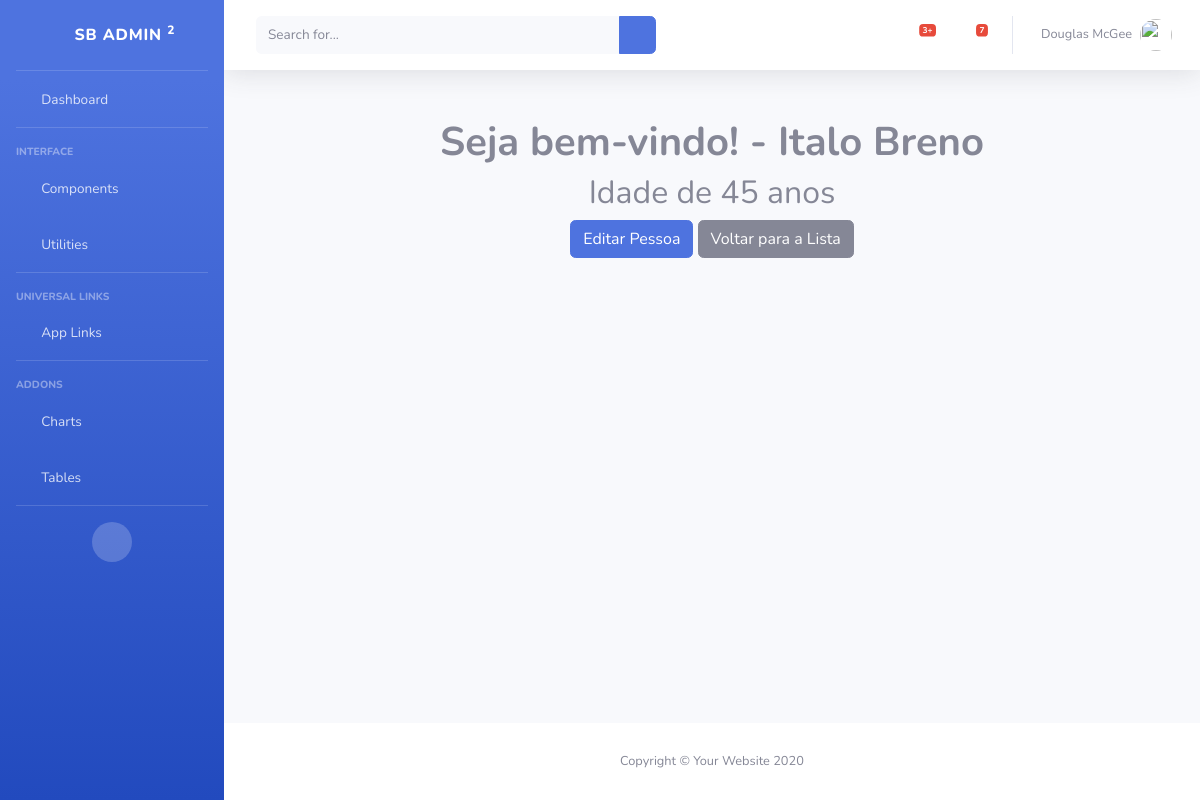
Page /pessoa/1/ (signed in) on the earlier database version.
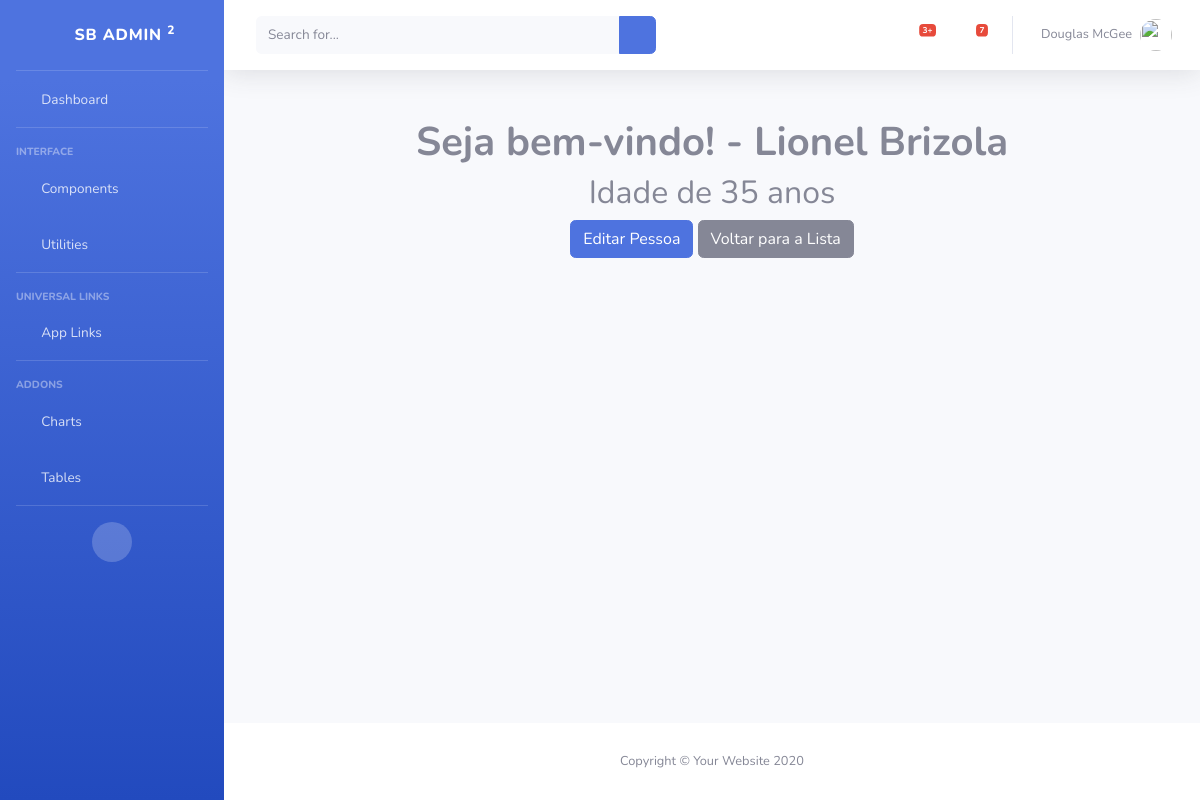
Same page on the later database version.
### pessoa/models.py (models this page shows, shortened)
class Pessoa(models.Model):
    nome = models.CharField(max_length=100)
    idade = models.IntegerField()
    cidade = models.CharField(max_length=100)
    estado = models.CharField(max_length=2)
    data = models.DateTimeField(auto_now_add=True)
    setor = models.ForeignKey(Setor, on_delete=models.CASCADE)

### pessoa/views.py (the view)
# urls.py: path('<int:id_pessoa>/', views.detalhe, name='detalhe'),
@login_required
def detalhe(request, id_pessoa):
    pessoa = get_object_or_404(Pessoa, id=id_pessoa)
    detalhe = {'pessoa': pessoa}
    return render(request, 'pessoa/detalhando.html', detalhe)

### template/pessoa/detalhando.html
{% extends '_base.html' %}
{% block content %}
<main class="text-center">
  <h1 class="mt-5"><strong>Seja bem-vindo! - {{ pessoa.nome }}</strong></h1>
  <h2>Idade de {{ pessoa.idade }} anos</h2>
  {% if perms.pessoa.change_pessoa %}
    <td><a href="{% url 'pessoa:update' pessoa.id %}" class="btn btn-primary">Editar Pessoa</a></td>
  {% endif %}
  <td><a href="{% url 'pessoa:read' %}" class="btn btn-secondary">Voltar para a Lista</a></td>
</main>
{% endblock %}

Differences in the rows shown:
changed Pessoa: nome "Italo Breno" → "Lionel Brizola"; idade "45" → "35"
